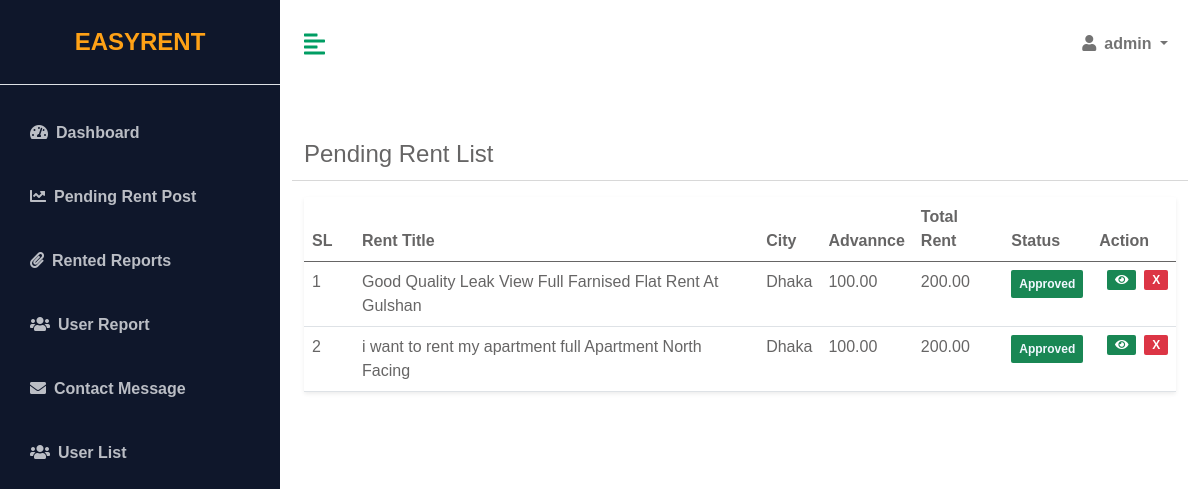
The app's page /account/pending-rent-list (signed in), older data.
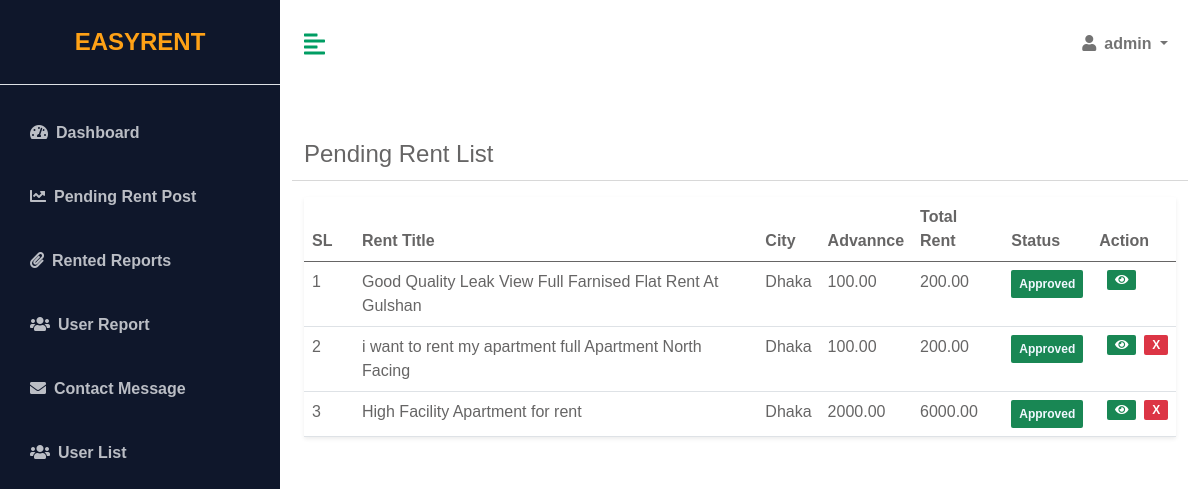
The same page, newer data.
### App_Rental/models.py (models this page shows)
class House(models.Model):
    def next_month_first_day():
        today = timezone.localdate()
        first_day_next_month = today.replace(day=1) + timedelta(days=32 - today.day)
        return first_day_next_month
    owner = models.ForeignKey(User, on_delete=models.CASCADE)
    title = models.CharField(max_length=500, blank=False)
    city = models.ForeignKey(City, on_delete=models.DO_NOTHING)
    address = models.CharField(max_length=500, blank=False)
    rent_from = models.DateField(default=next_month_first_day)
    house_type = models.CharField(max_length=10, choices=HOUSE_TYPE_LIST, default="1")
    house_name = models.CharField(max_length=200, null=True)
    house_area = models.IntegerField(default=800)
    description = RichTextField(null=True)
    is_parking = models.BooleanField(default=True)
    total_bedrooms = models.IntegerField(default=0)
    total_bathrooms = models.IntegerField(default=0)
    floor_no = models.IntegerField(default=0)
    map_link =models.CharField(max_length=10000,blank=True)
    monthly_rent = models.DecimalField(max_digits=10, decimal_places=2, default=Decimal('0.00'))
    advacne_rent = models.DecimalField(max_digits=10, decimal_places=2, default=Decimal('0.00'))
    images = models.ManyToManyField('HouseImage', related_name='houses', blank=True)
    is_active=models.BooleanField(default=False)
    is_reject=models.BooleanField(default=False)
    is_rented=models.BooleanField(default=False)
    created=models.DateTimeField(auto_now=True,auto_now_add=False)
    def __str__(self):
        return self.title

class City(models.Model):
    name = models.CharField(max_length=200, blank=False)
    is_active = models.BooleanField(default=True)
    def __str__(self):
        return self.name

### App_Account/views.py (the view)
# urls.py: path('pending-rent-list',PendingRentListView,name='pendingrentlist'),
@admin_required
def PendingRentListView(request):
    myrent_list=House.objects.all()
    print(myrent_list)
    context={
        'myrent_list':myrent_list
    }
    return render(request,'App_Admin/pendingrentlist.html',context)

### App_Account/views.py (called while the page is built)
def admin_required(view_func):
    @wraps(view_func)
    def wrapper(request, *args, **kwargs):
        if not request.user.is_superuser:
            return render(request,'accessdenied.html')
        return view_func(request, *args, **kwargs)
    return wrapper

### templates/App_Admin/pendingrentlist.html (shortened to what this page needs)
{% extends 'App_Dashboard/base.html'%}
{% load static%}
{% block dashboard%}
{% block css %}
<link href="https://cdn.datatables.net/v/dt/dt-2.0.3/datatables.min.css" rel="stylesheet">
{% endblock %}
<div class="container-fluid px-4">
    <div class="row my-5">
        <div class="col-lg-12 mb-2">
            <span class="mb-3" style="font-size: 24px;">Pending Rent List</span>
        </div>
        <hr>
        <div class="col">
            <table class="table bg-white rounded shadow-sm  table-hover" id="rentlist">
                <thead>
                    <tr>
                        <th scope="col" width="50">SL</th>
                        <th scope="col">Rent Title</th>
                        <th scope="col">City</th>
                        <th scope="col">Advannce</th>
                        <th scope="col">Total Rent</th>
                        <th scope="col">Status</th>
                        <th scope="col">Action</th>
                    </tr>
                </thead>
                <tbody>
                    {% for item in myrent_list%}
                    <tr>
                        <td>{{forloop.counter}}</td>
                        <td>{{item.title}}</td>
                        <td>{{item.city}}</td>
                        <td>{{item.advacne_rent}}</td>
                        <td>{{item.monthly_rent}}</td>
                        <td>{% if item.is_active == True %} <span
                                class="badge bg-success text-light p-2">Approved</span>
                            {% else %}
                            {% if item.is_reject == True%}
                            <span class="badge bg-danger text-light p-2">Cancel</span>
                            {% else %}
                            <span class="badge bg-warning text-light p-2">Pending</span>
                            {% endif %}
                            {% endif %}
                        </td>
                        <td>
                            <div class="d-flex align-items-center list-action">
                                <a class="badge bg-success mx-2"
                                    href="{% url 'App_Account:pendingrentpreview' item.id %}"><i
                                        class="fas fa-eye"></i></a>
                                {% if item.is_rented == False %}
                                {% if item.is_active == True %}
                                {% if item.is_reject == False %}
                                <a class="badge bg-danger btnReject"
                                    href="{% url 'App_Account:cancelpendingrent' item.id %}">X</a>
                                {% endif%}
                                {% endif%}
                                {% endif%}
                            </div>
                        </td>
                    </tr>
                    {% endfor %}
                </tbody>
            </table>
        </div>
    </div>
</div>
{% endblock %}

Row changes from the older to the newer data that the page shows:
changed House "Good Quality Leak View Full Farnised Flat Rent At Gulshan": no longer shows "X"
added House: title "High Facility Apartment for rent", city "Dhaka", advacne_rent "2000.00", monthly_rent "6000.00", is_active "Approved", is_rented "X"
